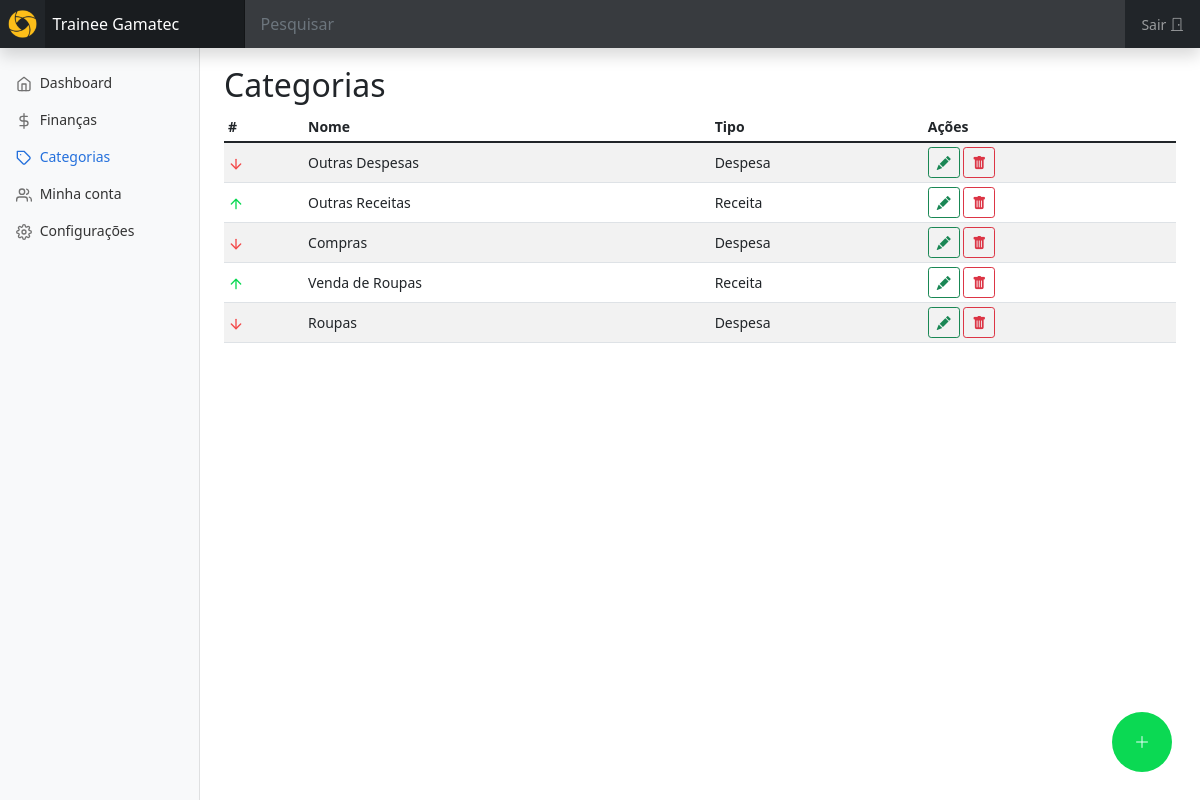
Page /views/categorias.php (signed in) on the committed database.
### tables this page shows
CREATE TABLE `categorias` (
  `codigo` int(10) UNSIGNED NOT NULL,
  `nome` varchar(80) NOT NULL,
  `tipo` varchar(1) NOT NULL
);

### class/Conexao.php (called while the page is built)
<?php
  abstract class Conexao{
    public static $conexao;
    public static function conecta() {
      if (!isset(self::$conexao)) {
        try {
          self::$conexao = new PDO("mysql:host=localhost; dbname=trainee", "trainee", "trainee");
        }
        catch(PDOException $e){
          echo "Erro de conexão: ". $e->getMessage();
          die();
        }
      }
      return self::$conexao;
    }
}
?>

### class/CategoriaDAO.php (called while the page is built, shortened)
<?php
require_once "Conexao.php";
require_once "Categoria.php";
class CategoriaDAO {
  private $conexao;
  public function __construct() {
    $this->conexao = Conexao::conecta();
  }
  public function listar() {
    try {
        $consulta = $this->conexao->prepare("SELECT * FROM categorias");
        $consulta->execute();
        $dados = $consulta->fetchAll(PDO::FETCH_CLASS, "Categoria");
        return $dados;
    }
    catch (PDOException $e) {
        echo "ERRO: ".$e->getMessage();
    }
  }
}

### class/Categoria.php (called while the page is built, shortened)
<?php
class Categoria {
  private $codigo;
  private $nome;
  private $tipo;
  public function getCodigo() {
    return $this->codigo;
  }
  public function getNome() {
    return $this->nome;
  }
  public function getTipo() {
    return $this->tipo;
  }
}

### views/listaCategoria.php (the view)
<main class="col-md-9 ms-sm-auto col-lg-10 px-md-4">
  <h2 class="title-page">Categorias</h2>
  <div class="fixed-bottom">
    <div class="adicionar-registro">
      <a href="categorias.php?acao=cadastra" class="btn btn-circle mr-3 d-flex justify-content-center align-items-center"><i class="bi bi-plus-lg"></i></a>
    </div>
  </div>
  <?php
  if (count($lista) == 0) {
    echo "<p>Nenhum registro</p>";
  } else {
  ?>
  <div class="table-responsive">
    <table class="table table-striped table-sm">
      <thead>
        <tr>
          <th scope="col">#</th>
          <th scope="col">Nome</th>
          <th scope="col">Tipo</th>
          <th scope="col">Ações</th>
        </tr>
      </thead>
      <tbody>
        <?php
        foreach ($lista as $item) {
        ?>
        <tr class="align-middle">
          <td><span style="color: <?= ($item->getTipo() == 'D' ? '#F24949' : '#0BD953') ?>" data-feather="<?= ($item->getTipo() == 'D' ? 'arrow-down' : 'arrow-up') ?>"></span></td>
          <td><?=$item->getNome()?></td>
          <td><?=$item->getTipo() == 'D' ? 'Despesa' : 'Receita' ?></td>
          <td>
            <a href="categorias.php?acao=altera&codigo=<?=$item->getCodigo()?>" class="btn btn-outline-success btn-sm justify-content-center align-items-center"><i class="bi bi-pencil-fill"></i></a>
            <a href="categorias.php?acao=exclui&codigo=<?=$item->getCodigo()?>" class="btn btn-outline-danger btn-sm justify-content-center align-items-center"><i class="bi bi-trash-fill"></i></a>
          </td>
        </tr>
        <?php } ?>
      </tbody>
    </table>
  </div>
  <?php } ?>
</main>

### assets/css/dashboard.css (style rules this page uses)
body { font-size: .875rem; }
.feather { width: 16px; height: 16px; vertical-align: text-bottom; }

### assets/css/style.css (style rules this page uses)
.btn-circle { background-color: #0BD953; height: 60px; width: 60px; border-radius: 50%; color: azure; }
.adicionar-registro { margin: 28px; float: right; }
.title-page { margin-top: 18px; }

### rows in the picture
categorias: nome "Outras Despesas", tipo "Despesa"
categorias: nome "Outras Receitas", tipo "Receita"
categorias: nome "Compras", tipo "Despesa"
categorias: nome "Venda de Roupas", tipo "Receita"
categorias: nome "Roupas", tipo "Despesa"
